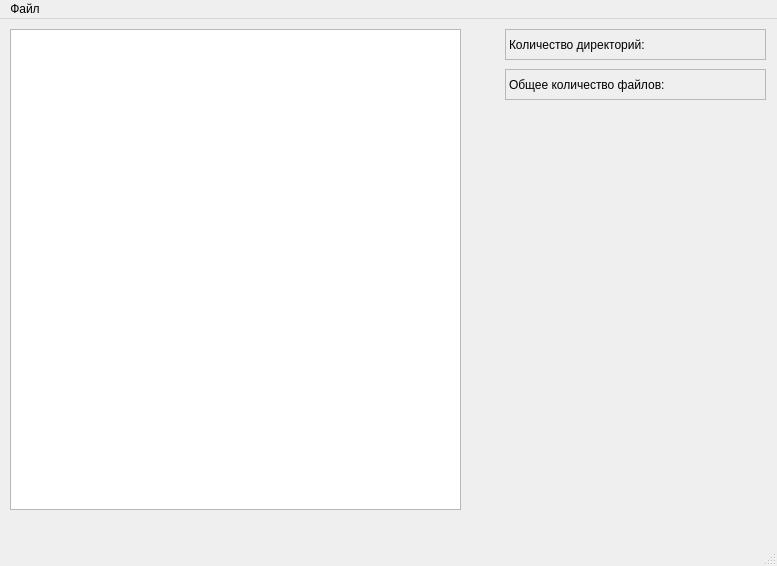
<?xml version="1.0" encoding="UTF-8"?>
<ui version="4.0">
 <class>MainWindow</class>
 <widget class="QMainWindow" name="MainWindow">
  <property name="geometry">
   <rect>
    <x>0</x>
    <y>0</y>
    <width>777</width>
    <height>566</height>
   </rect>
  </property>
  <property name="windowTitle">
   <string>MainWindow</string>
  </property>
  <widget class="QWidget" name="centralwidget">
   <widget class="QLabel" name="label">
    <property name="geometry">
     <rect>
      <x>505</x>
      <y>10</y>
      <width>261</width>
      <height>31</height>
     </rect>
    </property>
    <property name="frameShape">
     <enum>QFrame::StyledPanel</enum>
    </property>
    <property name="text">
     <string>Количество директорий:</string>
    </property>
    <property name="alignment">
     <set>Qt::AlignLeading|Qt::AlignLeft|Qt::AlignVCenter</set>
    </property>
   </widget>
   <widget class="QLabel" name="label_1">
    <property name="geometry">
     <rect>
      <x>505</x>
      <y>50</y>
      <width>261</width>
      <height>31</height>
     </rect>
    </property>
    <property name="frameShape">
     <enum>QFrame::StyledPanel</enum>
    </property>
    <property name="text">
     <string>Общее количество файлов:</string>
    </property>
    <property name="alignment">
     <set>Qt::AlignLeading|Qt::AlignLeft|Qt::AlignVCenter</set>
    </property>
   </widget>
   <widget class="QLabel" name="label_Dirs">
    <property name="geometry">
     <rect>
      <x>695</x>
      <y>10</y>
      <width>66</width>
      <height>31</height>
     </rect>
    </property>
    <property name="text">
     <string/>
    </property>
   </widget>
   <widget class="QLabel" name="label_Files">
    <property name="geometry">
     <rect>
      <x>720</x>
      <y>50</y>
      <width>41</width>
      <height>31</height>
     </rect>
    </property>
    <property name="text">
     <string/>
    </property>
   </widget>
   <widget class="QTextBrowser" name="textBrowser">
    <property name="geometry">
     <rect>
      <x>10</x>
      <y>10</y>
      <width>451</width>
      <height>481</height>
     </rect>
    </property>
   </widget>
  </widget>
  <widget class="QMenuBar" name="menubar">
   <property name="geometry">
    <rect>
     <x>0</x>
     <y>0</y>
     <width>777</width>
     <height>22</height>
    </rect>
   </property>
   <widget class="QMenu" name="menu">
    <property name="title">
     <string>Файл</string>
    </property>
    <addaction name="action"/>
   </widget>
   <addaction name="menu"/>
  </widget>
  <widget class="QStatusBar" name="statusbar"/>
  <action name="action">
   <property name="text">
    <string>Открыть директорию</string>
   </property>
  </action>
 </widget>
 <resources/>
 <connections/>
</ui>
